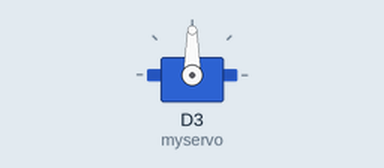
This sketch was run on a simulated Arduino MKR. Shown: servo. WiFi joins after 1.5 s; servers stay silent unless stated; what the sketch prints to the serial monitor is not drawn.

Above: at 0.1 s.
At 3.1 s:
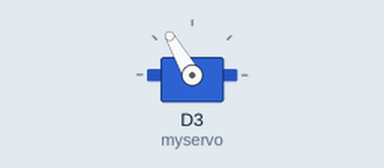
Timing chart, 0 to 4.6 s (numbered marks = the images above):
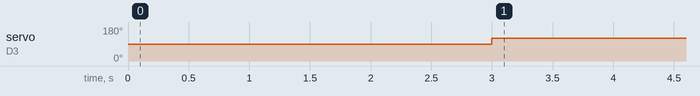

The sketch:

Major_Project.ino
```cpp
#include <WiFiNINA.h>
#include "arduino_secrets.h"
#include "ThingSpeak.h"
#include <math.h>
#include <Servo.h>
#define TS_ENABLE_SSL

Servo myservo;

unsigned long myChannelNumber = SECRET_CH_ID;
const char * myWriteAPIKey = SECRET_WRITE_APIKEY;

char ssid[] = SECRET_SSID;
char usrnm[] = SECRET_USRNM;
char pass[] = SECRET_PASS;
WiFiClient  client;

const int B = 4275;               // B value of the thermistor
const int R0 = 100000;            // R0 = 100k
const int pinTempSensor = A0;
const int pinSoilSensor = A1;
const int pinLightSensor = A2;
const int pinWater = 6;
int home = 120;

#if defined(ARDUINO_ARCH_AVR)
#define debug  Serial
#elif defined(ARDUINO_ARCH_SAMD) ||  defined(ARDUINO_ARCH_SAM)
#define debug  SerialUSB
#else
#define debug  Serial
#endif


void setup() {
  // put your setup code here, to run once:

  if (WiFi.status() == WL_NO_MODULE) {
    Serial.println("Communication with WiFi module failed!");
    while (true);
  }

  Serial.begin(9600);
  myservo.attach(3);
  myservo.write(home);

  ThingSpeak.begin(client);

}

void loop() {

  unsigned long time = millis();
  LightOff();
  delay(1000);
  int a = analogRead(pinTempSensor);

  float R = 1023.0/a-1.0;
  R = R0*R;

  float temperature = 1.0/(log(R/R0)/B+1/298.15)-273.15; // convert to temperature via datasheet;
  int light = analogRead(pinLightSensor);
  float soilMoisture = analogRead(pinSoilSensor);

  if( (((time/60000)%15) < 2)){

    if(WiFi.status() != WL_CONNECTED){
      Serial.print("Attempting to connect to SSID: ");
      Serial.println(SECRET_SSID);
      while(WiFi.status() != WL_CONNECTED){
        WiFi.begin(ssid, pass);
        Serial.print(".");
        delay(6000);
      }
      Serial.println("\nConnected.");
    }

    int w = ThingSpeak.writeField(myChannelNumber, 1, temperature, myWriteAPIKey);
    int x = ThingSpeak.writeField(myChannelNumber, 2, light, myWriteAPIKey);
    int y = ThingSpeak.writeField(myChannelNumber, 3, soilMoisture, myWriteAPIKey);

    if(light < 50){
      LightOn();
      int z = ThingSpeak.writeField(myChannelNumber, 4, 1, myWriteAPIKey);
      }

    delay(120000);
  }

  if(soilMoisture < 700){
    Water(3000);
    }

  delay(6000);
}


void Water(int Amount) {
  digitalWrite(pinWater, HIGH);
  delay(Amount);
  digitalWrite(pinWater, LOW);
  delay(5000);
  }

void LightOn(){
    myservo.write(90);
    delay(500);
    myservo.write(home);
  }

void LightOff(){
    myservo.write(90);
    delay(3000);
    myservo.write(home);
  }
```

arduino_secrets.h
```cpp
#define SECRET_SSID "ASK4 Wireless"
#define SECRET_USRNM ""
#define SECRET_PASS ""
#define SECRET_CH_ID "2523392"
#define SECRET_WRITE_APIKEY "37K9NKZTUGLHVU2M"
#define SECRET_READ_APIKEY "PW20RZJHSL5QHER8"
```

Measured:
- by itself, servo on D3 (myservo): 90° → 120° at 3.0 s
